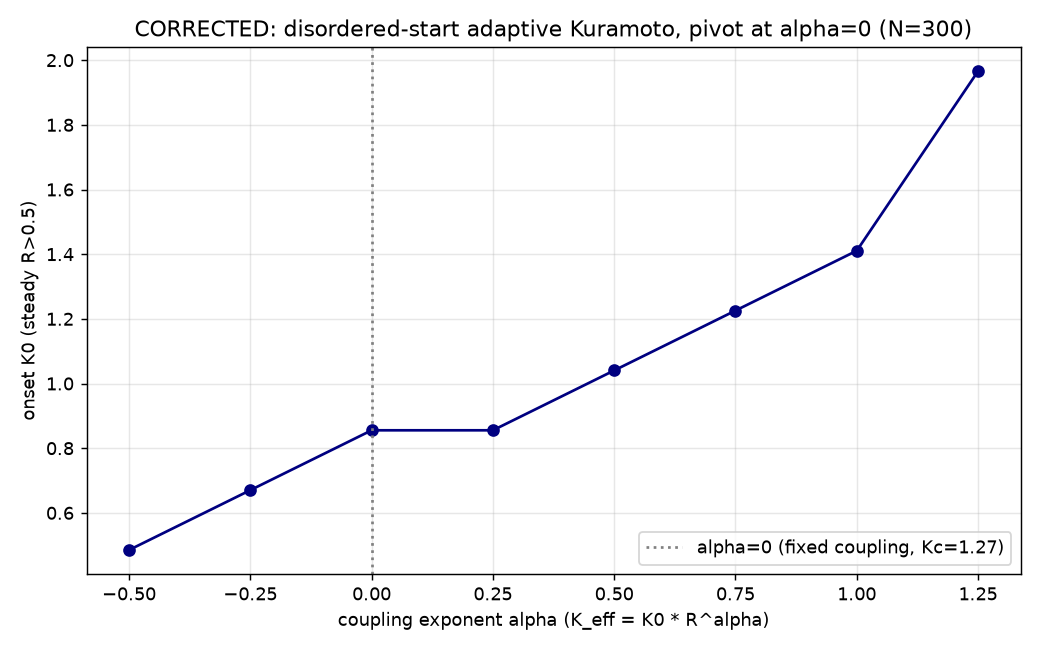

The script that saved this image:
# CORRECTED Kuramoto with adaptive coupling K_eff = K0 * R^alpha (proper factor).
# d(theta_i)/dt = omega_i + K0*R^alpha * sin(psi - theta_i)
# Expect: pivot at alpha=0. alpha<0 boosts nucleation (lower onset K0);
# alpha>0 hinders (bootstrap problem). Validate alpha=0 -> Kc = 4*gamma/pi.
import os, json, math
import numpy as np
import matplotlib
matplotlib.use('Agg')
import matplotlib.pyplot as plt

def batch(N, gamma, K0, alpha, nseed, dt=0.01, nsteps=1400, seed=0):
    rng = np.random.RandomState(seed)
    Rvals = []
    for s in range(nseed):
        om = rng.uniform(-gamma, gamma, N)
        th = rng.uniform(0, 2*math.pi, N)
        # transient
        for t in range(nsteps):
            z = np.mean(np.exp(1j*th))
            R = abs(z); psi = np.angle(z)
            th = th + dt*(om + (K0*R**alpha)*np.sin(psi-th))
        # measure
        Rm = []
        for t in range(400):
            z = np.mean(np.exp(1j*th))
            R = abs(z); psi = np.angle(z)
            th = th + dt*(om + (K0*R**alpha)*np.sin(psi-th))
            Rm.append(abs(np.mean(np.exp(1j*th))))
        Rvals.append(np.mean(Rm))
    return np.mean(Rvals)

N = 300; gamma = 1.0
alphas = [-0.5, -0.25, 0.0, 0.25, 0.5, 0.75, 1.0, 1.25]
Kgrid = np.linspace(0.3, 9.0, 48)
NSEED = 3
res = []
for a in alphas:
    rngN = np.random.RandomState(17)
    Rmat = np.zeros(len(Kgrid))
    for k, K0 in enumerate(Kgrid):
        Rmat[k] = batch(N, gamma, K0, a, NSEED, seed=rngN.randint(10**9))
    idx = np.where(Rmat > 0.5)[0]
    onset = float(Kgrid[idx[0]]) if len(idx) else float('nan')
    res.append({'alpha': a, 'onset': onset})
    print('alpha=%+.2f  onset_K0=%.2f   (Kc_theory(alpha0)=%.3f)' % (a, onset, 4*gamma/math.pi))

here = os.path.dirname(os.path.abspath(__file__))
json.dump({'N': N, 'gamma': gamma, 'alphas': alphas, 'Kgrid': Kgrid.tolist(),
           'Kc_theory': 4*gamma/math.pi, 'res': res},
          open(os.path.join(here, 'ecosystem_kuramoto12_result.json'), 'w'), indent=2)

fig, ax = plt.subplots(figsize=(8,5))
xs=[r['alpha'] for r in res]; ys=[r['onset'] for r in res]
ax.plot(xs, ys, 'o-', color='navy')
ax.axvline(0.0, ls=':', color='gray', label='alpha=0 (fixed coupling, Kc=%.2f)'%(4*gamma/math.pi))
ax.set_xlabel('coupling exponent alpha (K_eff = K0 * R^alpha)')
ax.set_ylabel('onset K0 (steady R>0.5)')
ax.set_title('CORRECTED: disordered-start adaptive Kuramoto, pivot at alpha=0 (N=%d)'%N)
ax.legend(); ax.grid(alpha=0.3); fig.tight_layout()
f=os.path.join(here,'ecosystem_kuramoto12_corrected.png')
fig.savefig(f, dpi=130); print('saved', f)
